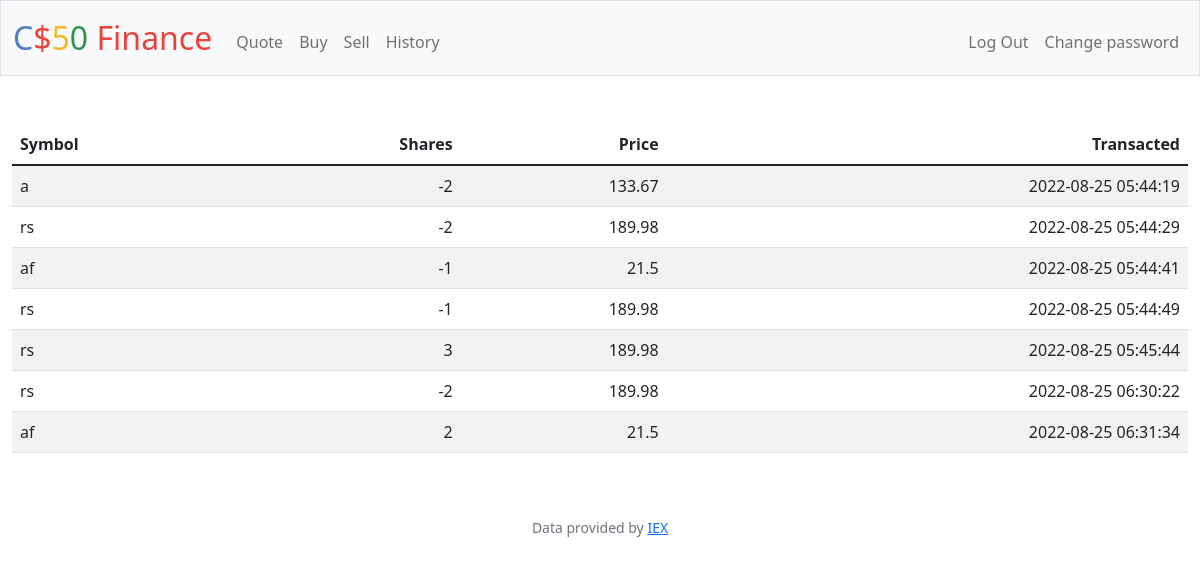
Screenshot of /history (signed in) with the database file from the repository.
### tables this page shows
CREATE TABLE 'history' ('userid' INTEGER NOT NULL,'symbol' TEXT NOT NULL,'shares' INTEGER NOT NULL, 'price' REAL NOT NULL, 'transacted' TIMESTAMP DEFAULT CURRENT_TIMESTAMP NOT NULL);

### app.py (the view)
@app.route("/history")
@login_required
def history():
    stocks = db.execute("SELECT * FROM history WHERE userid = :userid", userid=session["user_id"])
    return render_template("history.html", stocks=stocks)

### app.py (called while the page is built)
@app.after_request
def after_request(response):
    response.headers["Cache-Control"] = "no-cache, no-store, must-revalidate"
    response.headers["Expires"] = 0
    response.headers["Pragma"] = "no-cache"
    return response

### helpers.py (called while the page is built)
def login_required(f):
    @wraps(f)
    def decorated_function(*args, **kwargs):
        if session.get("user_id") is None:
            return redirect("/login")
        return f(*args, **kwargs)
    return decorated_function

### templates/history.html (shortened to what this page needs)
{% extends "layout.html" %}
{% block main %}
<table class="table table-striped">
    <thead>
        <tr>
            <th class="text-start">Symbol</th>
            <th class="text-end"> Shares </th>
            <th class="text-end"> Price</th>
            <th class="text-end"> Transacted</th>
        </tr>
    </thead>
    <tbody>
        {% for stock in stocks%}
        <tr>
            <td class="text-start">{{ stock['symbol'] }}</td>
            <td class="text-end">{{ stock['shares'] }}</td>
            <td class="text-end">{{ stock['price'] }}</td>
            <td class="text-end">{{ stock['transacted'] }}</td>
        </tr>
        {% endfor %}
    </tbody>
</table>
{% endblock %}

### templates/layout.html (shortened to what this page needs)
<!DOCTYPE html>
<html lang="en">
    <head>
        <link href="https://cdn.jsdelivr.net/npm/bootstrap@5.1.3/dist/css/bootstrap.min.css" rel="stylesheet">
        <link href="/static/styles.css" rel="stylesheet">
    </head>
    <body>
        <nav class="bg-light border navbar navbar-expand-md navbar-light">
            <div class="container-fluid">
                <a class="navbar-brand" href="/"><span class="blue">C</span><span class="red">$</span><span class="yellow">5</span><span class="green">0</span> <span class="red">Finance</span></a>
                <div class="collapse navbar-collapse" id="navbar">
                    {% if session["user_id"] %}
                        <ul class="navbar-nav me-auto mt-2">
                            <li class="nav-item"><a class="nav-link" href="/quote">Quote</a></li>
                            <li class="nav-item"><a class="nav-link" href="/buy">Buy</a></li>
                            <li class="nav-item"><a class="nav-link" href="/sell">Sell</a></li>
                            <li class="nav-item"><a class="nav-link" href="/history">History</a></li>
                        </ul>
                        <ul class="navbar-nav ms-auto mt-2">
                            <li class="nav-item"><a class="nav-link" href="/logout">Log Out</a></li>
                            <li class ="nav-item"><a class = "nav-link" href = "/password">Change password</a></li>
                        </ul>
                    {% else %}
                        <ul class="navbar-nav ms-auto mt-2">
                            <li class="nav-item"><a class="nav-link" href="/register">Register</a></li>
                            <li class="nav-item"><a class="nav-link" href="/login">Log In</a></li>
                        </ul>
                    {% endif %}
                </div>
            </div>
        </nav>
        <main class="container-fluid py-5 text-center">
            {% block main %}{% endblock %}
        </main>
        <footer class="mb-5 small text-center text-muted">
            Data provided by <a href="https://iexcloud.io/">IEX</a>
        </footer>
    </body>
</html>

### static/styles.css (style rules this page uses)
nav .navbar-brand { font-size: xx-large; }
nav .navbar-brand .blue { color: #537fbe; }
nav .navbar-brand .red { color: #ea433b; }
nav .navbar-brand .yellow { color: #f5b82e; }
nav .navbar-brand .green { color: #2e944b; }

### rows the page displays
history: symbol "a", shares "-2", price "133.67", transacted "2022-08-25 05:44:19"
history: symbol "rs", shares "-2", price "189.98", transacted "2022-08-25 05:44:29"
history: symbol "af", shares "-1", price "21.5", transacted "2022-08-25 05:44:41"
history: symbol "rs", shares "-1", price "189.98", transacted "2022-08-25 05:44:49"
history: symbol "rs", shares "3", price "189.98", transacted "2022-08-25 05:45:44"
history: symbol "rs", shares "-2", price "189.98", transacted "2022-08-25 06:30:22"
history: symbol "af", shares "2", price "21.5", transacted "2022-08-25 06:31:34"
